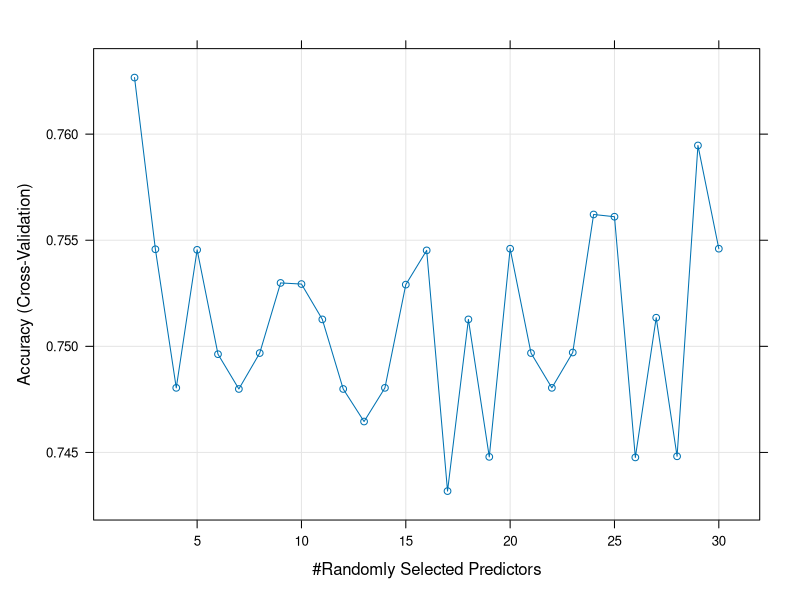

The R source for this figure:
## ---- chunk 1
knitr::opts_chunk$set(message = FALSE)
## ---- chunk 2
library(mlbench)
data(PimaIndiansDiabetes)
df <- PimaIndiansDiabetes
names(df)[9] <- 'target'
df$target <- factor(df$target)
## ---- chunk 3
library(caret)
set.seed(2020)
splitIndex <- createDataPartition(df$target, p = .80, 
                                  list = FALSE)
df_train <- df[ splitIndex,]
df_test <- df[-splitIndex,]
## ---- chunk 4
tuneGrid = expand.grid(mtry =2:30)
trControl = trainControl(method ="cv",number =10)
tree_approach1 <-train(target~., data=df_train,method ="rf",trControl =trControl,tuneGrid = tuneGrid) 
plot(tree_approach1)
print(tree_approach1)
## ---- chunk 5

## ---- chunk 6

